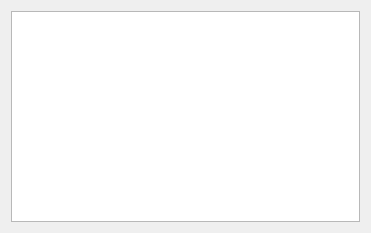
<?xml version="1.0" encoding="UTF-8"?>
<ui version="4.0">
 <class>dialog</class>
 <widget class="QWidget" name="dialog">
  <property name="geometry">
   <rect>
    <x>0</x>
    <y>0</y>
    <width>371</width>
    <height>233</height>
   </rect>
  </property>
  <property name="sizePolicy">
   <sizepolicy hsizetype="Preferred" vsizetype="Preferred">
    <horstretch>0</horstretch>
    <verstretch>0</verstretch>
   </sizepolicy>
  </property>
  <property name="windowTitle">
   <string>Form</string>
  </property>
  <layout class="QHBoxLayout" name="horizontalLayout">
   <item>
    <widget class="QTextBrowser" name="textBrowser">
     <property name="frameShape">
      <enum>QFrame::Shape::StyledPanel</enum>
     </property>
     <property name="frameShadow">
      <enum>QFrame::Shadow::Sunken</enum>
     </property>
     <property name="lineWidth">
      <number>1</number>
     </property>
    </widget>
   </item>
  </layout>
 </widget>
 <resources/>
 <connections/>
</ui>
